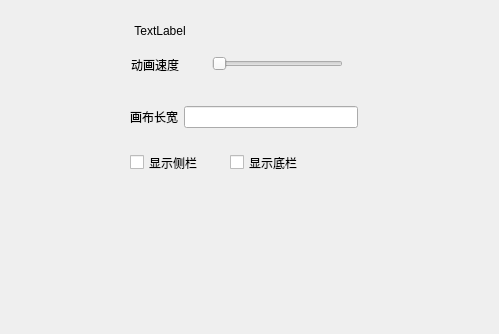
<?xml version="1.0" encoding="UTF-8"?>
<ui version="4.0">
 <class>Form</class>
 <widget class="QWidget" name="Form">
  <property name="geometry">
   <rect>
    <x>0</x>
    <y>0</y>
    <width>499</width>
    <height>334</height>
   </rect>
  </property>
  <property name="windowTitle">
   <string>Form</string>
  </property>
  <widget class="QSlider" name="animationSpeed">
   <property name="geometry">
    <rect>
     <x>212</x>
     <y>54</y>
     <width>131</width>
     <height>20</height>
    </rect>
   </property>
   <property name="minimum">
    <number>0</number>
   </property>
   <property name="maximum">
    <number>2000</number>
   </property>
   <property name="singleStep">
    <number>10</number>
   </property>
   <property name="orientation">
    <enum>Qt::Horizontal</enum>
   </property>
  </widget>
  <widget class="QCheckBox" name="checkBox_2">
   <property name="geometry">
    <rect>
     <x>230</x>
     <y>150</y>
     <width>80</width>
     <height>25</height>
    </rect>
   </property>
   <property name="text">
    <string>显示底栏</string>
   </property>
  </widget>
  <widget class="QLabel" name="label">
   <property name="geometry">
    <rect>
     <x>131</x>
     <y>54</y>
     <width>52</width>
     <height>21</height>
    </rect>
   </property>
   <property name="text">
    <string>动画速度</string>
   </property>
  </widget>
  <widget class="QLabel" name="label_2">
   <property name="geometry">
    <rect>
     <x>131</x>
     <y>22</y>
     <width>58</width>
     <height>18</height>
    </rect>
   </property>
   <property name="text">
    <string>TextLabel</string>
   </property>
   <property name="alignment">
    <set>Qt::AlignCenter</set>
   </property>
  </widget>
  <widget class="QCheckBox" name="checkBox">
   <property name="geometry">
    <rect>
     <x>130</x>
     <y>150</y>
     <width>80</width>
     <height>25</height>
    </rect>
   </property>
   <property name="text">
    <string>显示侧栏</string>
   </property>
  </widget>
  <widget class="QWidget" name="layoutWidget">
   <property name="geometry">
    <rect>
     <x>130</x>
     <y>100</y>
     <width>228</width>
     <height>34</height>
    </rect>
   </property>
   <layout class="QHBoxLayout" name="horizontalLayout">
    <item>
     <widget class="QLabel" name="label_3">
      <property name="text">
       <string>画布长宽</string>
      </property>
     </widget>
    </item>
    <item>
     <widget class="QLineEdit" name="widthAndHeightLedit"/>
    </item>
   </layout>
  </widget>
 </widget>
 <resources/>
 <connections/>
</ui>
